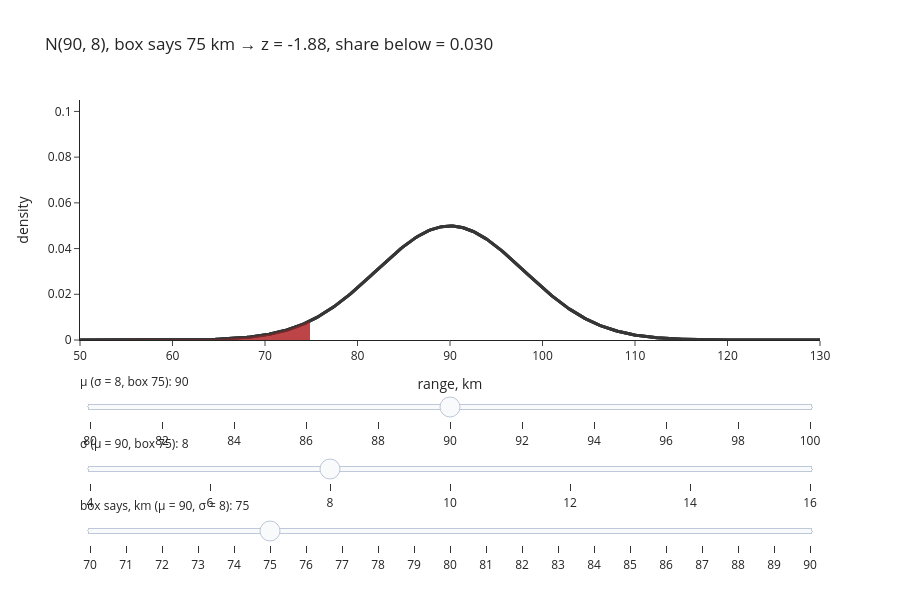

Write notebook code for a chart like this one.
### Code cell
mus_ = list(range(80, 101, 2)); sigmas_ = list(range(4, 17, 2)); thr_ = list(range(70, 91, 1))
grid = np.linspace(50, 130, 400)

def bell(mu, sigma, thr, visible):
    pdf = stats.norm.pdf(grid, mu, sigma); tail = grid <= thr
    return [go.Scatter(x=grid, y=pdf, mode="lines", line=dict(color="#363636", width=3), visible=visible, showlegend=False),
            go.Scatter(x=grid[tail], y=pdf[tail], fill="tozeroy", mode="lines", line=dict(color=RED, width=0),
                       fillcolor="rgba(175,31,37,.45)", visible=visible, showlegend=False)]
settings = [(m, 8, 75) for m in mus_] + [(90, s, 75) for s in sigmas_] + [(90, 8, t) for t in thr_]
fig = go.Figure()
for (m, s, t) in settings:
    fig.add_traces(bell(m, s, t, (m, s, t) == (90, 8, 75)))
T = 2 * len(settings)
def vis(idx):
    v = [False] * T; v[2*idx] = v[2*idx + 1] = True; return v
def title(m, s, t):
    return f"N({m}, {s}), box says {t} km → z = {(t-m)/s:.2f}, share below = {stats.norm.cdf(t, m, s):.3f}"
mk = lambda i, lab: dict(method="update", label=lab, args=[{"visible": vis(i)}, {"title": title(*settings[i])}])
off = 0; steps_mu = [mk(off + i, str(m)) for i, m in enumerate(mus_)]
off += len(mus_); steps_sg = [mk(off + i, str(s)) for i, s in enumerate(sigmas_)]
off += len(sigmas_); steps_th = [mk(off + i, str(t)) for i, t in enumerate(thr_)]
fig.update_layout(template="simple_white", height=600, title=title(90, 8, 75), xaxis_title="range, km", yaxis_title="density",
                  yaxis_range=[0, 0.105], margin=dict(b=260),
                  sliders=[dict(active=mus_.index(90), steps=steps_mu, currentvalue=dict(prefix="μ (σ = 8, box 75): "), y=-0.04),
                           dict(active=sigmas_.index(8), steps=steps_sg, currentvalue=dict(prefix="σ (μ = 90, box 75): "), y=-0.30),
                           dict(active=thr_.index(75), steps=steps_th, currentvalue=dict(prefix="box says, km (μ = 90, σ = 8): "), y=-0.56)])
fig.show()
print(f"{'print':>6} {'share who see less':>20}")
for t in (85, 80, 76.8, 75):
    print(f"{t:>6} {stats.norm.cdf(t, 90, 8):>20.0%}")
